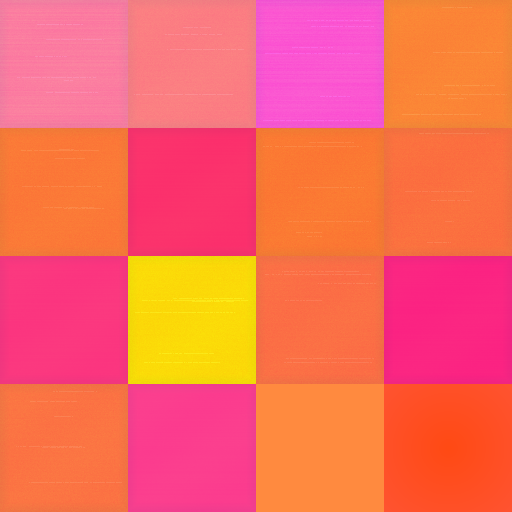
#> input picture assets/raw/air-support/finish.png, 512 x 512 px, given in place of top.png, which was not available
$ python round2_sheets.py
#> lines starting #> are read from the running program, lines starting #| are printed output that depends on the picture
"""Quantize generated region maps, make regional variants and exact-pixel read sheets."""
from pathlib import Path
from PIL import Image,ImageDraw,ImageFont
from scipy import ndimage as ndi
import numpy as np
import json
from round2_finish import R,C,BG,ORTHO,SADDLED,EXTRA,PALETTE
def maps():
    data={}
    lookup=np.array([0,3,2,4,1,5,6,7],np.uint8)
    for n in ORTHO:
        im=Image.open(R/f'{n}.png').convert('RGB');a=np.array(im)
#> in maps, im is the input picture: PIL image 512x512 RGB; mean R, G, B 250, 105.3, 92.1
        m=np.array(Image.open(R/f'{n}_mask.png'))>=128
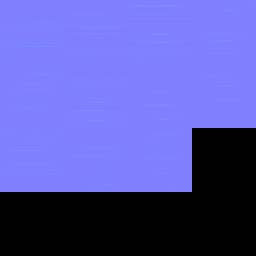
#> input picture assets/raw/air-support/normal.png, 256 x 256 px, given in place of top_mask.png, which was not available
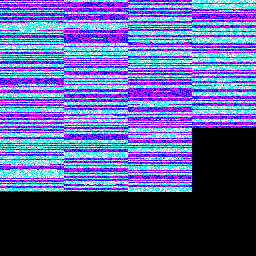
#> m: shape (256, 256, 3) bool; mean R, G, B 0.342, 0.362, 0.688
        src=np.array(Image.open(R/'round2_region_originals'/f'{n}.png').convert('RGB').resize(im.size,Image.Resampling.NEAREST))
        bits=(src>127).astype(np.uint8);lab=lookup[bits[:,:,0]*4+bits[:,:,1]*2+bits[:,:,2]]
#> after `bits = (src > 127).astype(np.uint8)`:
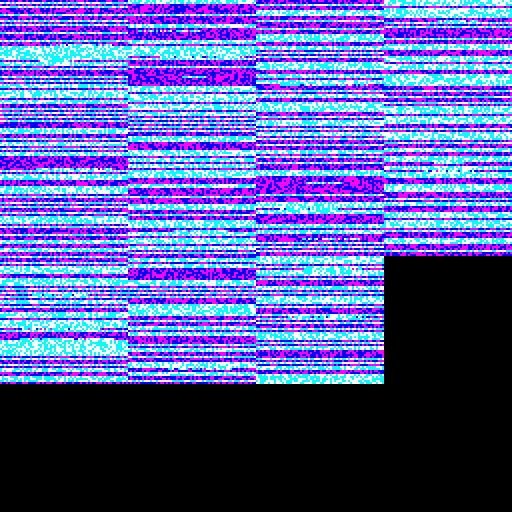
#> bits: shape (512, 512, 3); mean R, G, B 0.342, 0.362, 0.688; drawn with 1 as white
#> after `lab = lookup[bits[:, :, 0] * 4 + bits[:, :, 1] * 2 + bits[:, :, 2]]`:
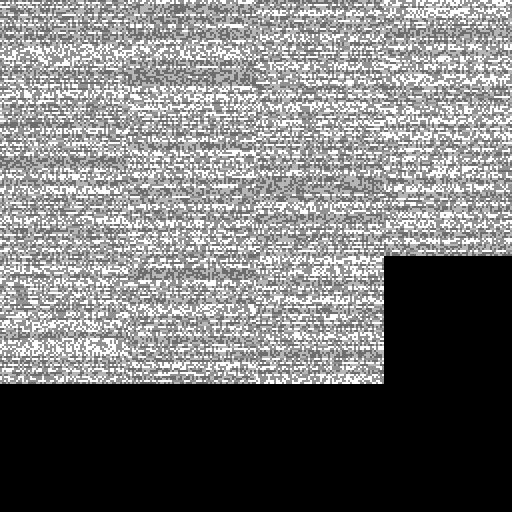
#> lab: shape (512, 512); min 0, max 7, mean 3.29; drawn with min black and max white
#> (the run stopped early here; a loop or call above may not have finished)
